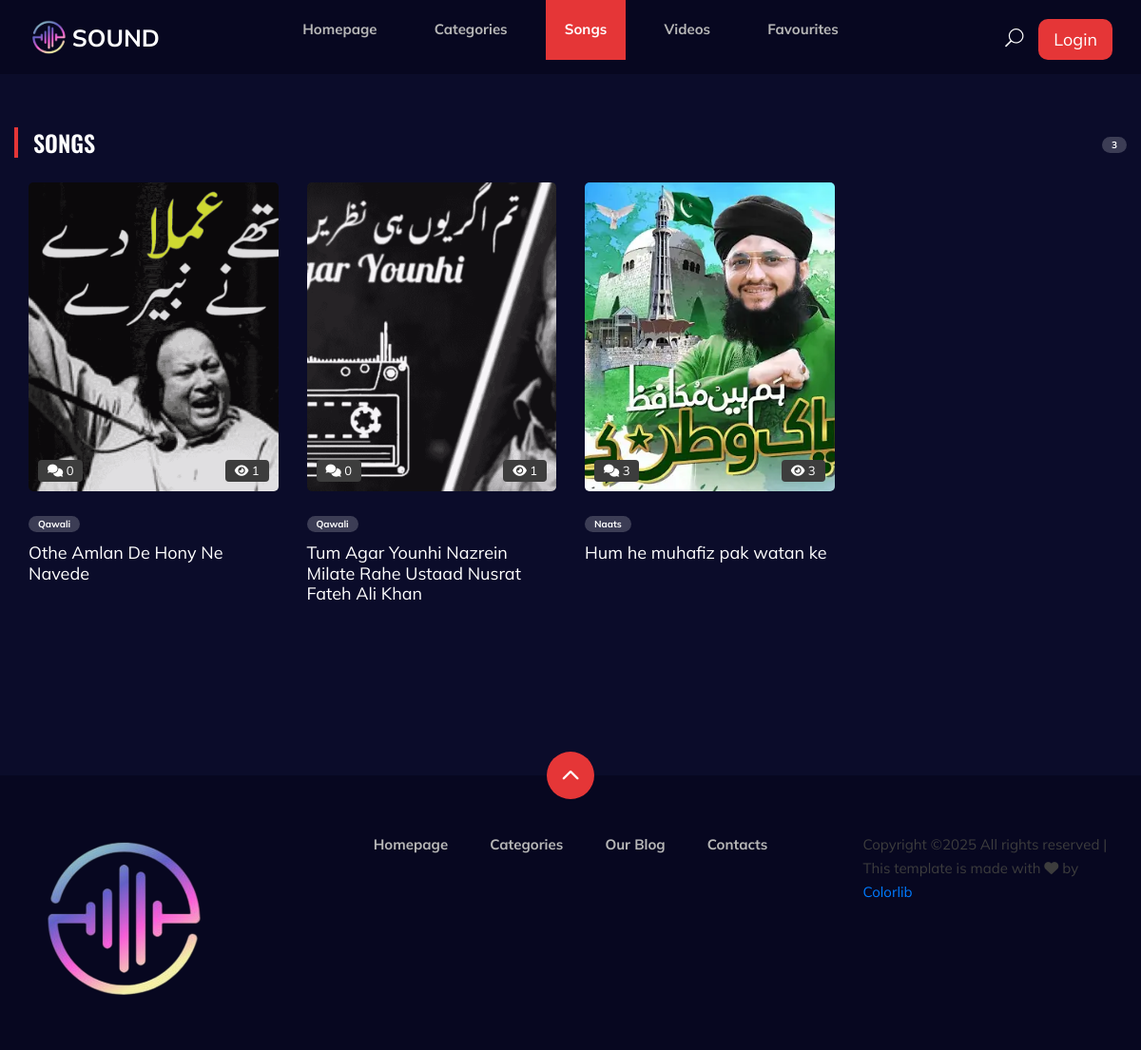
/songs.php, run on the app's committed database.
### tables this page shows
CREATE TABLE `songs` (
  `id` int(10) UNSIGNED NOT NULL,
  `song_title` varchar(255) NOT NULL,
  `song_img` varchar(255) NOT NULL,
  `song_path` varchar(255) NOT NULL,
  `is_featured` tinyint(1) NOT NULL,
  `type` varchar(255) NOT NULL,
  `date_added` date NOT NULL DEFAULT current_timestamp(),
  `author` varchar(255) NOT NULL,
  `song_category_id_FK` varchar(100) NOT NULL,
  `adder_admin` varchar(255) NOT NULL
);

### songs.php (the view, shortened to what this page needs)
<?php
include("./components/header.php");
if (isset($_GET['search_input'])) {
    $search_input = $_GET['search_input'];
    $sql_get_song = "SELECT
                        songs.*,
                        IFNULL(comments_data.comment_count, 0) AS comment_count,
                        IFNULL(views_data.views_count, 0) AS views_count
                    FROM
                        songs
                    LEFT JOIN (
                        SELECT
                            song_id_FK,
                            COUNT(id) AS comment_count
                        FROM
                            comments
                        GROUP BY
                            song_id_FK
                    ) AS comments_data ON songs.id = comments_data.song_id_FK
                    LEFT JOIN (
                        SELECT
                            song_id_FK,
                            COUNT(id) AS views_count
                        FROM
                            views
                        GROUP BY
                            song_id_FK
                    ) AS views_data ON songs.id = views_data.song_id_FK
                    WHERE
                        songs.type = 'song' AND songs.song_title LIKE '%$search_input%'
                    GROUP BY
                        songs.id;";
} else {
    $sql_get_song = "SELECT
                    songs.*,
                        IFNULL(comments_data.comment_count, 0) AS comment_count,
                        IFNULL(views_data.views_count, 0) AS views_count
                    FROM
                        songs
                    LEFT JOIN (
                        SELECT
                            song_id_FK,
                            COUNT(id) AS comment_count
                        FROM
                            comments
                        GROUP BY
                            song_id_FK
                    ) AS comments_data ON songs.id = comments_data.song_id_FK
                    LEFT JOIN (
                        SELECT
                            song_id_FK,
                            COUNT(id) AS views_count
                        FROM
                            views
                        GROUP BY
                            song_id_FK
                    ) AS views_data ON songs.id = views_data.song_id_FK
                    WHERE
                        songs.type = 'song'
                    GROUP BY
                        songs.id;";
}
$result_get_song = mysqli_query($conn, $sql_get_song);
$total_result = mysqli_num_rows($result_get_song);
?>
<section class="product-page spad">
    <div class="container">
        <div class="row">
            <div class="col-lg-12">
                <div class="trending__product">
                    <div class="row d-flex justify-content-between align-items-center" style="margin-bottom: 30px;">
                        <div>
                            <div class="section-title" style="margin: 0;">
                                <h4>Songs</h4>
                            </div>
                        </div>
                        <div>
                            <div class="tag"><?php echo $total_result; ?></div>
                        </div>
                    </div>
                    <div class="row">
                        <?php
                        while ($row = mysqli_fetch_assoc($result_get_song)) {
                            $song_id = $row['id'];
                            $song_title = $row['song_title'];
                            $song_img = $row['song_img'];
                            $song_category = $row['song_category_id_FK'];
                            $views_count = $row['views_count'];
                            $comment_count = $row['comment_count'];
                        ?>
                            <a href="./listen_song.php?id=<?php echo $song_id; ?>" class="col-lg-3 col-md-4 col-sm-6">
                                <div class="product__item">
                                    <div class="product__item__pic set-bg" data-setbg="./images/<?php echo $song_img; ?>">
                                        <div class="comment"><i class="fa fa-comments"></i> <?php echo $comment_count; ?></div>
                                        <div class="view"><i class="fa fa-eye"></i> <?php echo $views_count; ?></div>
                                    </div>
                                    <div class="product__item__text">
                                        <ul>
                                            <li class="tag"><?php echo $song_category; ?></li>
                                        </ul>
                                        <h5 class="text-white"><?php echo $song_title; ?></h5>
                                    </div>
                                </div>
                            </a>
                        <?php
                        }
                        ?>
                    </div>
                </div>
            </div>
        </div>
    </div>
</section>
<?php
include("./components/footer.php");
?>

### css/style.css (style rules this page uses)
html, body { height: 100%; font-family: "Mulish", sans-serif; -webkit-font-smoothing: antialiased; background: #0b0c2a; }
h1, h2, h3, h4, h5, h6 { margin: 0; color: #111111; font-weight: 400; font-family: "Mulish", sans-serif; }
h4 { font-size: 24px; }
h5 { font-size: 18px; }
ul, ol { padding: 0; margin: 0; }
.section-title { margin-bottom: 30px; }
.section-title h4, .section-title h5 { color: #ffffff; font-weight: 600; line-height: 21px; text-transform: uppercase; padding-left: 20px; position: relative; font-family: "Oswald", sans-serif; }
.section-title h4:after, .section-title h5:after { position: absolute; left: 0; top: -6px; height: 32px; width: 4px; background: #e53637; content: ""; }
.set-bg { background-repeat: no-repeat; background-size: cover; background-position: top center; }
.spad { padding-top: 100px; padding-bottom: 100px; }
.product-page { padding-top: 60px; }
.trending__product { margin-bottom: 50px; }
.product__item { margin-bottom: 30px; }
.product__item__pic { height: 325px; position: relative; border-radius: 5px; }
.product__item__pic .comment { font-size: 13px; color: #ffffff; background: #3d3d3d; display: inline-block; padding: 2px 10px; border-radius: 4px; position: absolute; left: 10px; bottom: 10px; }
.product__item__pic .view { font-size: 13px; color: #ffffff; background: #3d3d3d; display: inline-block; padding: 2px 10px; border-radius: 4px; position: absolute; right: 10px; bottom: 10px; }
.product__item__text { padding-top: 20px; }
.product__item__text ul { margin-bottom: 10px; }
.product__item__text ul li { list-style: none; font-size: 10px; color: #ffffff; font-weight: 700; padding: 1px 10px; background: rgba(255, 255, 255, 0.2); border-radius: 50px; display: inline-block; }
@media only screen and (min-width: 1200px) { .container { max-width: 1170px; } }

### components/header.php (style rules this page uses)
.tag { list-style: none !important; font-size: 10px !important; color: #ffffff !important; font-weight: 700 !important; padding: 1px 10px !important; background: #3C3D55 !important; border-radius: 50px !important; display: inline-block !important; }
.product__item__pic { position: relative; overflow: hidden; }

### data on the page
songs: shows a picture, comment_count "0", views_count "1", song_category_id_FK "Qawali", song_title "Othe Amlan De Hony Ne Navede"
songs: shows a picture, comment_count "0", views_count "1", song_category_id_FK "Qawali", song_title "Tum Agar Younhi Nazrein Milate Rahe Ustaad Nusrat Fateh Ali Khan"
songs: shows a picture, comment_count "3", views_count "3", song_category_id_FK "Naats", song_title "Hum he muhafiz pak watan ke"

### other printed values
$total_result "3"
